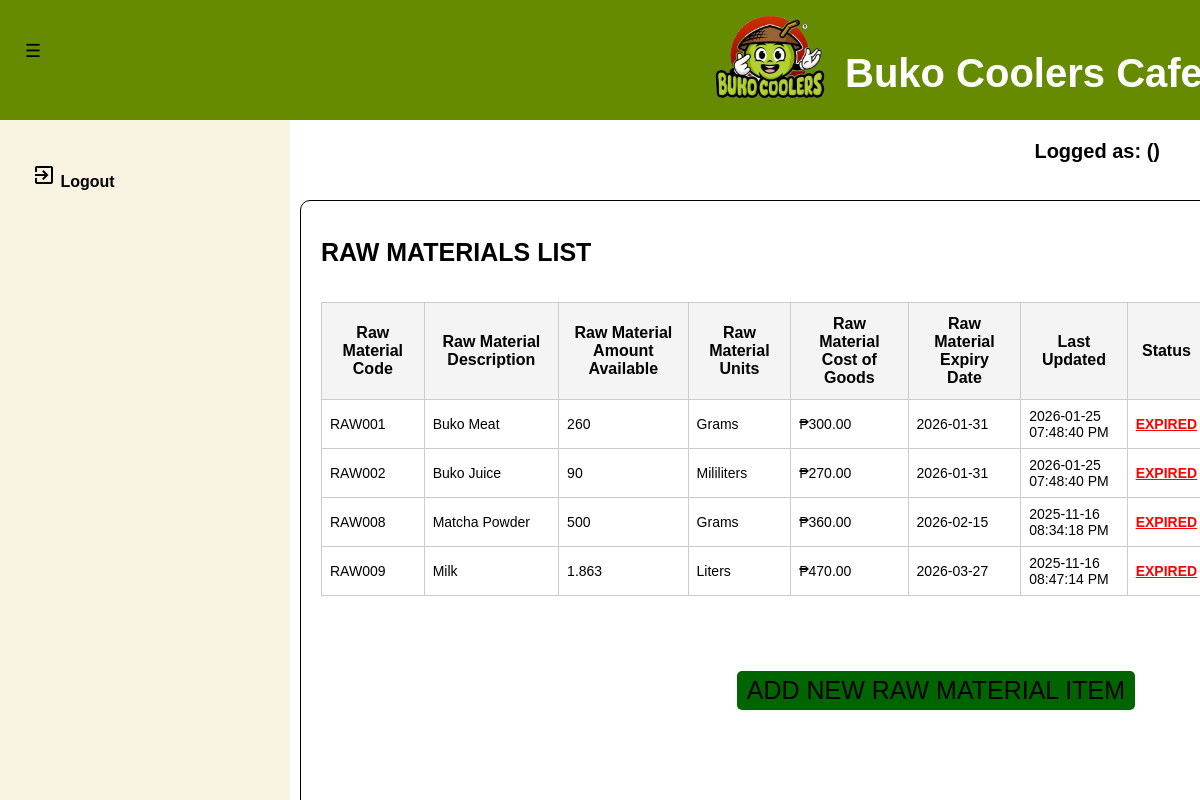
Screenshot of /inventory_raw_list.php with the database file from the repository.
### tables this page shows
CREATE TABLE `tbl_inventory` (
  `PK_INVENTORY_ITEM` int(11) NOT NULL,
  `INVENTORY_ITEM_CODE` varchar(10) NOT NULL,
  `INVENTORY_ITEM_NAME` varchar(80) NOT NULL,
  `INVENTORY_ITEM_AMOUNT` float NOT NULL,
  `INVENTORY_ITEM_UNITS` varchar(80) NOT NULL,
  `INVENTORY_ITEM_STOCK_MIN` int(11) NOT NULL DEFAULT 20,
  `INVENTORY_ITEM_COG` int(11) NOT NULL,
  `INVENTORY_ITEM_EXP` date NOT NULL,
  `INVENTORY_ITEM_TIMESTAMP` datetime NOT NULL DEFAULT current_timestamp(),
  `STATUS_INVENTORY_ITEM` varchar(25) NOT NULL DEFAULT 'ACTIVE'
);

### inventory_raw_list.php (the view, shortened to what this page needs)
<?php
    include ('database_connection.php');
?>
<!DOCTYPE html>
    <html lang="en">
    <head>
        <link rel="stylesheet" type="text/css" href="styles/dashboard.css">
        <link rel="stylesheet" type="text/css" href="styles/viewdata_style.css">
        <link rel="stylesheet" type="text/css" href="styles/dashboard_style.css">
    </head>
    <body>
        <div class="main_container">
            <header>
                <div id="navleft" class="show_navleft">
                    <span class="toggle-btn" onclick="toggleNav()">&#9776;</span>
                </div>
                <div class="header-content">
                    <div class="header-left">
                        <img src="templates/designs/logo_nonbg.png" alt="Buko Coolers Logo" class="logo">
                        <h1>Buko Coolers Cafe</h1>
                    </div>
                </div>
            </header>
            <div id="sidenav" class="side_nav">
                <a href="logout_action.php" onclick="return confirm('Are you sure do you want to logout?');"><i class="material-icons">exit_to_app</i> Logout</a>
            </div>
        </div>
        <div class="form_container">
            <h1>RAW MATERIALS LIST</h1>
            <div class="table_container_nouppr">
                <div style="overflow-y: auto; height: 470px;">
                    <table class="dataview">
                        <thead>
                            <tr>
                                <th>Raw Material Code</th>
                                <th>Raw Material Description</th>
                                <th>Raw Material Amount Available</th>
                                <th>Raw Material Units</th>
                                <th>Raw Material Cost of Goods</th>
                                <th>Raw Material Expiry Date</th>
                                <th>Last Updated</th>
                                <th>Status</th>
                            </tr>
                        </thead>
                        <tbody id="table_body">
                            <tr>
                                <?php
                                    $curr_date = date("Y-m-d");
                                    $show_inventory_rm = "SELECT PK_INVENTORY_ITEM, INVENTORY_ITEM_CODE, INVENTORY_ITEM_NAME, INVENTORY_ITEM_AMOUNT, INVENTORY_ITEM_UNITS, INVENTORY_ITEM_STOCK_MIN, INVENTORY_ITEM_COG, INVENTORY_ITEM_EXP, DATE_FORMAT(DATE_ADD(INVENTORY_ITEM_TIMESTAMP, INTERVAL 8 HOUR), '%Y-%m-%d %r') AS 'INVENTORY_ITEM_TIMESTAMP', STATUS_INVENTORY_ITEM FROM tbl_inventory WHERE INVENTORY_ITEM_CODE LIKE 'RAW%' AND STATUS_INVENTORY_ITEM = 'ACTIVE' ORDER BY INVENTORY_ITEM_EXP ASC;";
                                    $exec_showinventory_rm = mysqli_query($databaseconn, $show_inventory_rm);
                                    if (mysqli_num_rows($exec_showinventory_rm) > 0) {
                                        while($row = mysqli_fetch_assoc($exec_showinventory_rm)){
                                            $ret_rm_code = $row['INVENTORY_ITEM_CODE'];
                                            $ret_rm_name = $row['INVENTORY_ITEM_NAME'];
                                            $ret_rm_amt = $row['INVENTORY_ITEM_AMOUNT'];
                                            $ret_rm_units = $row['INVENTORY_ITEM_UNITS'];
                                            $ret_rm_cog = $row['INVENTORY_ITEM_COG'];
                                            $ret_rm_exp = $row['INVENTORY_ITEM_EXP'];
                                            $ret_rm_udate = $row['INVENTORY_ITEM_TIMESTAMP'];
                                            $expire_reminder_timestamp = strtotime($ret_rm_exp) - (3 * 24 * 60 * 60);
                                            $expire_reminder_trigger = date("Y-m-d", $expire_reminder_timestamp);
                                            echo "<tr>";
                                            echo "<td>$ret_rm_code</td>";
                                            echo "<td>$ret_rm_name</td>";
                                           if ($ret_rm_amt >= 1000 && $ret_rm_units === "Mililiters"){
                                                $conv_unit_ml = $ret_rm_amt / 1000;
                                                echo "<td>$conv_unit_ml</td>";
                                            } else if ($ret_rm_amt >= 1000 && $ret_rm_units === "Grams") {
                                                $conv_unit_gram = $ret_rm_amt * 0.001;
                                                echo "<td>$conv_unit_gram</td>";
                                            } else {
                                                echo "<td>$ret_rm_amt</td>";
                                            }
                                            if ($ret_rm_amt >= 1000 && $ret_rm_units === "Mililiters"){
                                                echo "<td>Liters</td>";
                                            } else if ($ret_rm_amt >= 1000 && $ret_rm_units === "Grams") {
                                                echo "<td>Kilograms</td>";
                                            } else {
                                                if ($ret_rm_units === "Grams"){
                                                    echo "<td>Grams</td>";
                                                } else if ($ret_rm_units === "Mililiters") {
                                                    echo "<td>Mililiters</td>";
                                                } else if ($ret_rm_units === "Piece") {
                                                    echo "<td>Piece</td>";
                                                }
                                            }
                                            echo "<td>₱". $ret_rm_cog . ".00</td>";
                                            echo "<td>$ret_rm_exp</td>";
                                            echo "<td>$ret_rm_udate</td>";
                                            if ($ret_rm_amt == 0){
                                                echo "<td style='color: red; font-weight: bold; text-decoration: underline;'>OUT OF STOCK</td>";
                                                $notif_title = "Out of Stock Raw Material Reminder";
                                                $notif_info = $ret_rm_code . " " . $ret_rm_name . " has ran Out of Stock.";
                                                $notif_title_esc = mysqli_real_escape_string($databaseconn, $notif_title);
                                                $notif_info_esc = mysqli_real_escape_string($databaseconn, $notif_info);
                                                $check_exist_notif = "SELECT * FROM tbl_notifications WHERE NOTIF_TITLE = '$notif_title_esc' AND NOTIF_INFO = '$notif_info_esc'";
                                                $execute_check_notif = mysqli_query($databaseconn, $check_exist_notif);
                                                if (mysqli_num_rows($execute_check_notif) == 0){
                                                    $notif_query = "INSERT INTO tbl_notifications (NOTIF_TITLE, NOTIF_INFO) VALUES ('{$notif_title}','{$notif_info}')";
                                                    $execute_notif = mysqli_query($databaseconn, $notif_query);
                                                }
                                            } else if ($curr_date > $ret_rm_exp) {
                                                echo "<td style='color: red; font-weight: bold; text-decoration: underline;'>EXPIRED</td>";
                                            } else if ($curr_date == $ret_rm_exp) {
                                                echo "<td style='color: orange; font-weight: bold; text-decoration: underline;'>EXPIRY TODAY</td>";
                                                $notif_title = "Expiring Today Raw Material Warning";
                                                $notif_info = $ret_rm_code . " " . $ret_rm_name . " will expire today. Please take appropriate action to avoid expiring the raw material.";
                                                $notif_title_esc = mysqli_real_escape_string($databaseconn, $notif_title);
                                                $notif_info_esc = mysqli_real_escape_string($databaseconn, $notif_info);
                                                $check_exist_notif = "SELECT * FROM tbl_notifications WHERE NOTIF_TITLE = '$notif_title_esc' AND NOTIF_INFO = '$notif_info_esc'";
                                                $execute_check_notif = mysqli_query($databaseconn, $check_exist_notif);
                                                if (mysqli_num_rows($execute_check_notif) == 0){
                                                    $notif_query = "INSERT INTO tbl_notifications (NOTIF_TITLE, NOTIF_INFO) VALUES ('{$notif_title}','{$notif_info}')";
                                                    $execute_notif = mysqli_query($databaseconn, $notif_query);
                                                }
                                            } else if ($curr_date >= $expire_reminder_trigger) {
                                                echo "<td style='color: orange; font-weight: bold; text-decoration: underline;'>EXPIRY WARNING</td>";
                                                $notif_title = "Expiring Raw Material Warning";
                                                $notif_info = $ret_rm_code . " " . $ret_rm_name . " will expire in 3 days. Please take appropriate action to avoid expiring the raw material.";
                                                $notif_title_esc = mysqli_real_escape_string($databaseconn, $notif_title);
                                                $notif_info_esc = mysqli_real_escape_string($databaseconn, $notif_info);
                                                $check_exist_notif = "SELECT * FROM tbl_notifications WHERE NOTIF_TITLE = '$notif_title_esc' AND NOTIF_INFO = '$notif_info_esc'";
                                                $execute_check_notif = mysqli_query($databaseconn, $check_exist_notif);
                                                if (mysqli_num_rows($execute_check_notif) == 0){
                                                    $notif_query = "INSERT INTO tbl_notifications (NOTIF_TITLE, NOTIF_INFO) VALUES ('{$notif_title}','{$notif_info}')";
                                                    $execute_notif = mysqli_query($databaseconn, $notif_query);
                                                }
                                            } else {
                                                echo "<td style='color: green; font-weight: bold; text-decoration: underline;'>AVAILABLE</td>";
                                            }
                                            echo "</tr>";
                                        }
                                    } else {
                                        echo "<tr>
                                        <td colspan='9'>No Raw Material items found.</td>
                                        </tr>";
                                    }
                                ?>
                            </tr>
                        </tbody>
                    </table>
                </div>
            </div>
            <div class="button_under">
                <form class="list_forms_under" method="POST" action="">
                    <button id="prodadd" name="add_prod">ADD NEW RAW MATERIAL ITEM</button>
                </form>
            </div>
        </div>
        <div class="header-right">
            <p>Logged as: <?php echo htmlspecialchars($return_username); ?> (<?php echo htmlspecialchars($return_role); ?>)</p>
    </body>
</html>

### styles/viewdata_style.css (style rules this page uses)
.form_container { position: fixed; top: 200px; left: 300px; padding: 20px; width: 80%; height: 600px; border: 1px solid #000; border-radius: 10px; }
.form_container h1 { text-align: left; font-size: 25px; font-weight: bold; margin-bottom: 20px; }
.table_container_nouppr { position: relative; top: 15px; font-size: 16px; }
.button_under { position: fixed; right: 65px; bottom: 90px; }
#exportcsv, #exportreport, #prodadd, #searchdate, #usradd { margin-top: 10px; padding: 5px 10px; border: none; border-radius: 5px; background-color: darkgreen; color: black; cursor: pointer; font-size: 25px; }
.dataview { width: 100%; border-collapse: collapse; }
.dataview thead th { border: 1px solid #ccc; position: sticky; top: 0; background-color: #f4f4f4; z-index: 3; font-size: 16px; }
.dataview th, .dataview td { border: 1px solid #ccc; padding: 12px; text-align: center; }
.dataview td { border: 1px solid #ccc; padding: 8px; text-align: left; font-size: 14px; }

### styles/dashboard_style.css (style rules this page uses)
body, html { overflow-y: auto; overflow-x: hidden; margin: 0; padding: 0; font-family: Arial, sans-serif; background-color: white; height: 100%; }
header { justify-content: space-between; align-items: flex-start; background-color: #668b00; padding: 10px; color: white; height: 100px; width: 100%; }
.header-content { display: flex; justify-content: space-between; align-items: center; }
.header-left { display: flex; align-items: center; }
.header-left .logo { width: 150px; height: auto; margin-top: -60px; margin-left: 685px; margin-right: 0px; }
.header-left h1 { color: white; font-size: 40px; margin-top: 0px; }
.header-right { position: fixed; top: 120px; right: 40px; font-size: 20px; color: black; font-weight: bold; }
.side_nav { height: calc(100vh - 120px); width: 290px; position: fixed; top: 120px; left: 0; background-color: #F8F4E1; overflow-y: auto; overflow-x: hidden; transition: 0.5s; padding-top: 10px; display: flex; flex-direction: column; }
.side_nav a { padding: 33px 8px 8px 32px; text-decoration: none; font-size: 16px; color: black; display: block; transition: 0.5s; font-weight: bold; }
#navleft { width: 290px; transition: margin-left 0.5s; padding: 16px; }
.toggle-btn { position: fixed; top: 30px; left: -5px; z-index: 1; padding: 10px 30px; color: black; cursor: pointer; font-size: 18px; }

### rows the page displays
tbl_inventory: INVENTORY_ITEM_CODE "RAW001", INVENTORY_ITEM_NAME "Buko Meat", INVENTORY_ITEM_AMOUNT "260", INVENTORY_ITEM_UNITS "Grams", INVENTORY_ITEM_COG "300", INVENTORY_ITEM_EXP "2026-01-31", ret_rm_udate "2026-01-25 07:48:40 PM", shows "EXPIRED"
tbl_inventory: INVENTORY_ITEM_CODE "RAW002", INVENTORY_ITEM_NAME "Buko Juice", INVENTORY_ITEM_AMOUNT "90", INVENTORY_ITEM_UNITS "Mililiters", INVENTORY_ITEM_COG "270", INVENTORY_ITEM_EXP "2026-01-31", ret_rm_udate "2026-01-25 07:48:40 PM", shows "EXPIRED"
tbl_inventory: INVENTORY_ITEM_CODE "RAW008", INVENTORY_ITEM_NAME "Matcha Powder", INVENTORY_ITEM_AMOUNT "500", INVENTORY_ITEM_UNITS "Grams", INVENTORY_ITEM_COG "360", INVENTORY_ITEM_EXP "2026-02-15", ret_rm_udate "2025-11-16 08:34:18 PM", shows "EXPIRED"
tbl_inventory: INVENTORY_ITEM_CODE "RAW009", INVENTORY_ITEM_NAME "Milk", INVENTORY_ITEM_AMOUNT "1.863", INVENTORY_ITEM_UNITS "Liters", INVENTORY_ITEM_COG "470", INVENTORY_ITEM_EXP "2026-03-27", ret_rm_udate "2025-11-16 08:47:14 PM", shows "EXPIRED"
